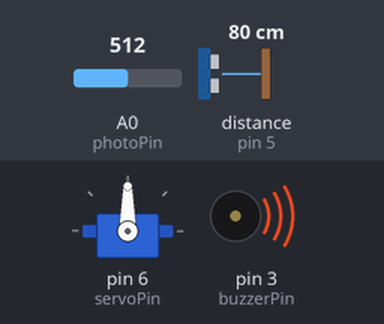
The sketch below on a simulated Arduino Nano, built with avr-gcc and run on an emulated ATmega328P. Shown: servo, buzzer (waves = sounding). Wiring (inferred from the names in the program): ultrasonic range finder: trigger pin 4; echo pin 5. The test bench sets the inputs (shaded band); at power-on: distance to the obstacle (sensor on pin 5) 80 cm, A0 (photoPin) = 512. The echo pulse lasts 58.3 µs per cm.

Above: at 1.2 s.
1.3 s: distance to the obstacle (sensor on pin 5) set to 67 cm
2.9 s: distance to the obstacle (sensor on pin 5) set to 56 cm
At 4.5 s:
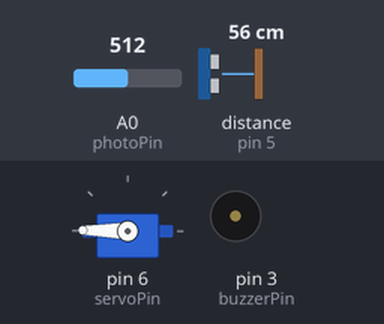
5.1 s: distance to the obstacle (sensor on pin 5) set to 120 cm
At 6.33 s:
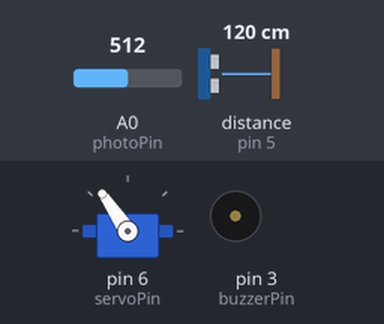
8.0 s: A0 (photoPin) set to 15
9.9 s: A0 (photoPin) set to 12
At 11.3 s:
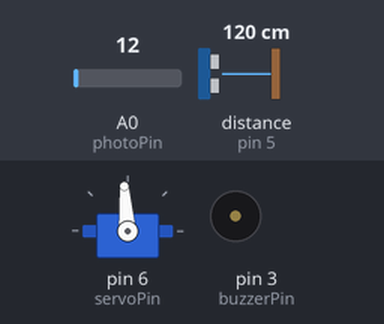
12.1 s: A0 (photoPin) set to 70
At 14.3 s:
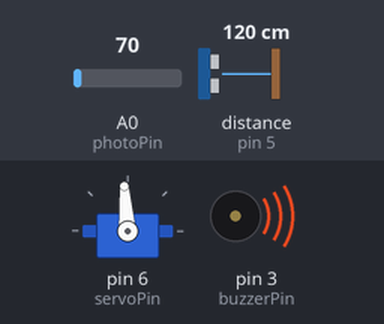
Timing chart, 0 to 15.3 s (numbered marks = the images above; inputs shaded):
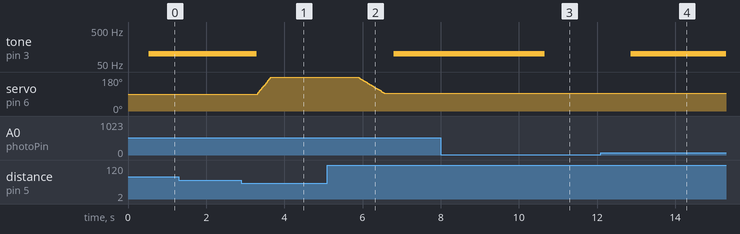

Measured:
- the behaviour switches between 62 and 61 cm on distance to the obstacle (sensor on pin 5) (found by bisection; images 0 and 1)
- the behaviour switches between 14 and 13 on A0 (photoPin) (found by bisection; images 2 and 3)
- after the input at 1.3 s, every drawn part: stays the same
- after the input at 2.9 s, tone on pin 3 (buzzerPin): 100 Hz → silent after 0.39 s; servo on pin 6 (servoPin): moves from 90° to 179° over 0.34 s, starting after 0.41 s
- after the input at 5.1 s, tone on pin 3 (buzzerPin): silent → 100 Hz after 1.7 s; servo on pin 6 (servoPin): moves from 179° to 94° over 0.68 s, starting after 0.78 s
- after the input at 8.0 s, every drawn part: stays the same
- after the input at 9.9 s, tone on pin 3 (buzzerPin): 100 Hz → silent after 0.76 s
- after the input at 12.1 s, tone on pin 3 (buzzerPin): silent → 100 Hz after 0.77 s

The sketch:

smart_bin.ino
```cpp
//--------------------------------------------------------------
//  AUTHOR : DIVINE LETSU
//  EMAIL  : divinellive@gmail.com
//  Description : Arduino nano and c++ smart waste bin
//--------------------------------------------------------------


//--------------------------------------------------------------
//[ SERVO DECLARATIONS----------]
#include <Servo.h>
Servo myServo;
char servoPin=6;
unsigned char servoPosition=0;


//[ ULTRASONIC DECLARATIONS-----]
char trigPin=4;
char echoPin=5;
unsigned char lidThreshold=60;
//[SAMPLING ULTRASONIC VARIABLES]
char aboveThreshold =0;
char belowThreshold=0;
char sampleLimit=100;


//[ PHOTO DECLARATIONS----------]
char photoPin = A0;
//[SAMPLING LIGHT VARIABLES]
char beyondThreshold =0;
char beneathThreshold=0;
char photoSampleLimit=100;


//[  BUZZER DECLARATIONS--------]
char buzzerPin = 3;


//[  LED DECLARATIONS-----------]
char redPin = 2;
char greenPin = 7;
char bluePin = 8;
char activeLed=0;
//--------------------------------------------------------------


//--------------------------------------------------------------
//[ SETUP CODE **************** ]
//-------------------------------
void setup() {
  // put your setup code here, to run once:

  // SERVO SETUP ---------]
  myServo.attach(servoPin);

  // ULTRASONIC SETUP-----]
  pinMode(trigPin,OUTPUT);
  pinMode(echoPin,INPUT);

  // LASER SETUP ---------]
  pinMode(photoPin,INPUT);
}
//--------------------------------------------------------------


//--------------------------------------------------------------
//[ VOID LOOP **************** ]
//------------------------------
void loop() {
// put your main code here, to run repeatedly:
  servoLogic();
  photoLogic();
}
//--------------------------------------------------------------


//[ MY FUNCTIONS------------------------------------------------------

//[ SERVO CONTROL ******** ]
//--------------------------
void servoLogic(){
  //[INCREASING SAMPLING VARIABLES]
  //-------------------------------
  if(getdistance() > lidThreshold){
    aboveThreshold+=1;
  }
  else{
    belowThreshold+=1;
  }

  //[REACTING TO SAMPLED VARIABLES]
  //-------------------------------
  if(aboveThreshold >= sampleLimit){ //CLOSING LID-------------
    servoPosition=myServo.read();
    for(unsigned char i=servoPosition;servoPosition>93;servoPosition--){
        delay(8);
        myServo.write(servoPosition);
    }
    aboveThreshold=0;
    belowThreshold=0;
  }else if(belowThreshold >= sampleLimit){ //OPENING LID-------
    noTone(buzzerPin);
    servoPosition=myServo.read();
    for(unsigned char i=servoPosition;servoPosition<180;servoPosition++){
      delay(4);
      myServo.write(servoPosition);
    }
    aboveThreshold=0;
    belowThreshold=0;
  }
}


//[ LASER SENSING ******** ]
//--------------------------
void photoLogic(){

  //[INCREASING SAMPLING VARIABLES]
  //-------------------------------
  if(analogRead(photoPin) > 13){
    beyondThreshold+=1;
  }
  else{
    beneathThreshold+=1;
  }

  //[REACTING TO SAMPLED VARIABLES]
  //-------------------------------
  if(beyondThreshold>=photoSampleLimit){ //[BIN IS FULL]
    if( myServo.read()<98){ //[BIN IS CLOSED]
      tone(buzzerPin, 100);
    }
    if(activeLed==0){
        led('r');
        activeLed++;
      }else if(activeLed==1){
        led('p');
        activeLed++;
      }else if(activeLed==2){
        led('b');
        activeLed++;
      }else if(activeLed==3){
        led('p');
        activeLed=0;
      }
    beyondThreshold=0;
    beneathThreshold=0;
  }else if(beneathThreshold>=photoSampleLimit){  //[BIN NOT FULL]
    noTone(buzzerPin);
    led('g');
    beyondThreshold=0;
    beneathThreshold=0;
  }
}


//[ ULTRASONIC SENSING ******** ]
//-------------------------------
  int getdistance(){
  digitalWrite(trigPin,LOW);
  delayMicroseconds(2);
  digitalWrite(trigPin,HIGH);
  delayMicroseconds(10);
  digitalWrite(trigPin,LOW);
  int duration = pulseIn(echoPin,HIGH);
  return duration*0.034/2;
 }


//[ STATUS LED *************** ]
//------------------------------
void led(char color){
  switch(color){
    case 'r':
    digitalWrite(redPin,HIGH);
    digitalWrite(greenPin,LOW);
    digitalWrite(bluePin,LOW);
    break;
    case 'g':
    digitalWrite(redPin,LOW);
    digitalWrite(greenPin,HIGH);
    digitalWrite(bluePin,LOW);
    break;
    case 'b':
    digitalWrite(redPin,LOW);
    digitalWrite(greenPin,LOW);
    digitalWrite(bluePin,HIGH);
    break;
    case 'p':
    digitalWrite(redPin,HIGH);
    digitalWrite(greenPin,LOW);
    digitalWrite(bluePin,HIGH);
    break;
  }
}
```
